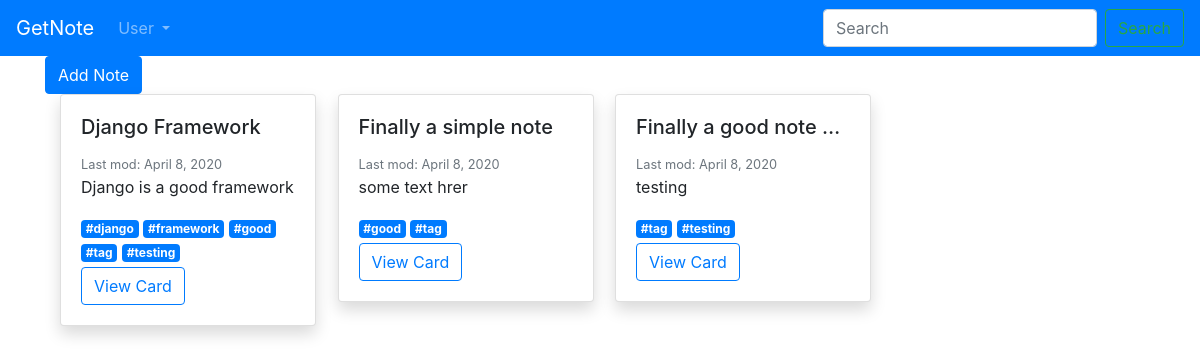
Screenshot of / (signed in) with the database file from the repository.
### note/models.py (models this page shows, shortened)
class Note(models.Model):
    user = models.ForeignKey(settings.AUTH_USER_MODEL,on_delete=models.CASCADE)
    title = models.CharField(max_length=30)
    text = models.TextField(null=True,blank=True)
    tags = models.ManyToManyField(Tag)
    created_date = models.DateTimeField(auto_now_add=True)
    last_modified = models.DateTimeField(auto_now=True)
    slug = models.SlugField(null=False,unique=True)
    class Meta:
        ordering= ['-last_modified']
    def getNoteTags(self):
        return self.tags.all()

class Tag(models.Model):
    name = models.CharField(max_length=50,unique=True)
    slug = models.SlugField(null=False,unique=True)
    class Meta:
        ordering= ['name']

### generic_views.py (the view)
# urls.py: path('',HomePage.as_view() ,name='home_page'),
class HomePage(ListView):
    template_name = "base/home_page.html"
    model = Note
    def get_queryset(self):
        queryset = super(HomePage, self).get_queryset()
        if self.request.user.is_authenticated:
            user = self.request.user
            queryset = Note.objects.filter(user_id=user.id)
        else:
            queryset = Note.objects.none()
        return queryset
    def get_context_data(self, **kwargs):
        context = super(HomePage, self).get_context_data(**kwargs)
        if self.request.user.is_authenticated:
            tagList = ""
            for q in getDistinctUserTags(self.request):
                tagList+=q.name+","
            context['tagList']=tagList[:len(tagList)-1]
        return context

### accounts/models.py (called while the page is built)
    @property
    def is_active(self):
        return self.active

### note/views.py (called while the page is built)
def getDistinctUserTags(request):
    user = request.user
    return Tag.objects.filter(note__user=user).distinct()

### templates/base/home_page.html
{% extends 'base.html' %}
{% block content %}
    {% if user.is_authenticated %}
        {% include 'snippet/note.html' %}
        {% include 'list_note.html' with note_list=object_list %}
    {% else %}
        <div class="alert alert-primary my-4" role="alert">
            <h4 class="text-center">Join GetNote to add notes here.</h4>
        </div>
    {% endif %}
{% endblock content %}

### note/templates/list_note.html
<div class="container">
    <div class="row note-list-row">
        {% if note_list %}
            {% for note in note_list %}
                <div class="col-3">
                    {% include 'snippet/preview.html' with note=note %}
                </div>
            {% endfor %}
        {% else %}
            <p id="empty-note-msg">You have empty Note, Create Now</p>
        {% endif %}
    </div>
</div>

### note/templates/snippet/preview.html
<div class="card shadow mb-3 bg-white rounded" style="width: 16rem;">
    <div class="card-body">
        <h5 class="card-title">{{ note.title|truncatechars:21 }}</h5>
        <small class="card-subtitle mb-2 pt-2 text-muted">Last mod: {{ note.last_modified.date }}</small>
        <br>
        <p class="card-text">{{ note.text|truncatechars:80 }}</p>
        <div class="diplay:flex">
            {% for tag in note.getNoteTags %}
                <a href="{% url 'note:tag_filter' tag.slug %}" class="badge badge-primary">#{{ tag.name }}</a>
            {% endfor %}
        </div>
        <button type="button" class="btn btn-outline-primary mt-1">View Card</button>
    </div>
</div>

### note/static/css/tagify.css (style rules this page uses)
:root { --tagify-dd-color-primary:rgb(53,149,246);--tagify-dd-bg-color:white }

### rows the page displays
Note: title "Django Framework", last_modified "April 8, 2020", text "Django is a good framework"
Tag: name "django"
Tag: name "framework"
Tag: name "good"
Tag: name "tag"
Tag: name "testing"
Note: title "Finally a simple note", last_modified "April 8, 2020", text "some text hrer"
Note: title "Finally a good note …", last_modified "April 8, 2020", text "testing"
